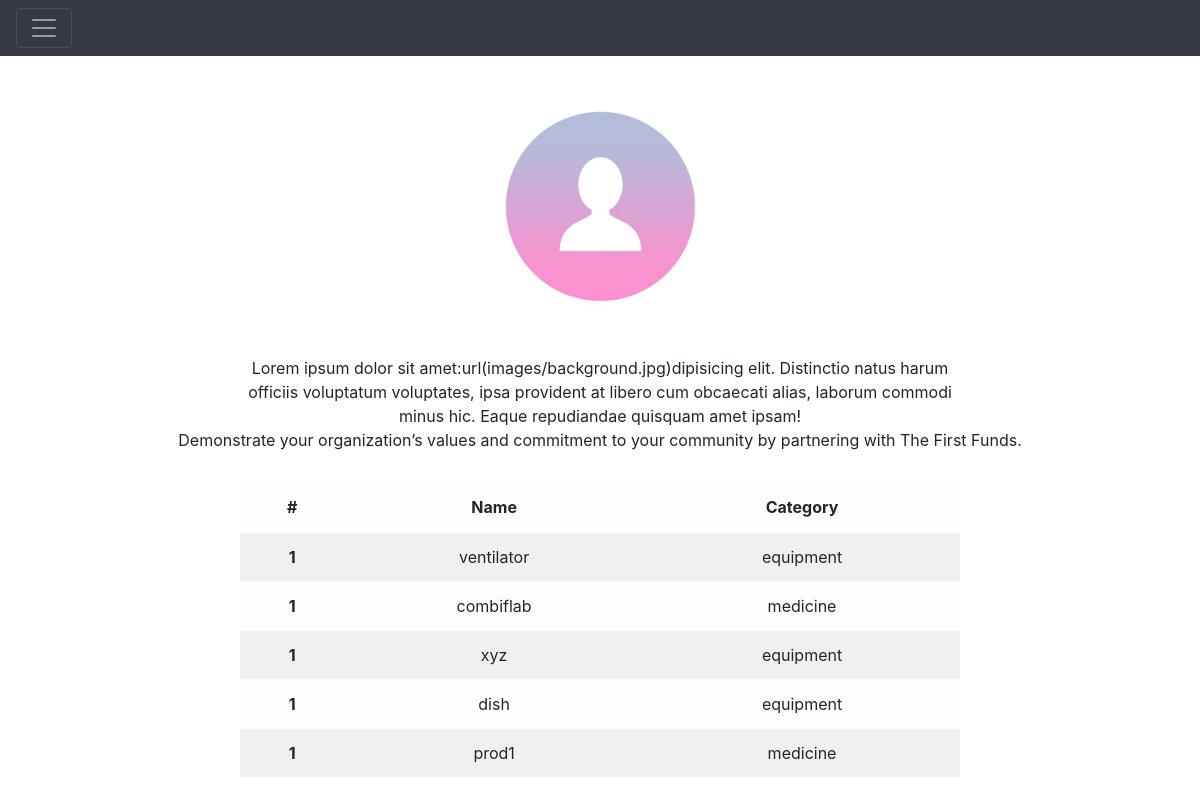
Page /main/tabular/5 (signed in) on the committed database.
### login/models.py (models this page shows, shortened)
class User(AbstractUser):
    is_ngo = models.BooleanField(default=False)
    is_donor = models.BooleanField(default=False)
    is_verified = models.BooleanField(default=False)

class Ngo(models.Model):
    ngo_name = models.CharField(max_length=200, null=True)
    user = models.OneToOneField(
        User, on_delete=models.CASCADE, primary_key=True, unique=True)
    contact_number = models.IntegerField(null=True)
    email = models.EmailField(max_length=200, null=True)
    address = models.CharField(max_length=500, null=True)
    state = models.CharField(max_length=200, null=True)
    logo = models.ImageField(null=True, blank=True, default='ngo.jpg')

### main/models.py (models this page shows, shortened)
class Requirements(models.Model):
    category = [
        ('medicine', 'medicine'),
        ('equipment', 'equipment'),
    ]
    ngo = models.ForeignKey(Ngo, on_delete=models.CASCADE)
    name = models.CharField(max_length=100)
    category = models.CharField(max_length=20, choices=category)
    initial_count = models.FloatField()
    donation_count = models.FloatField(default=0)

### main/views.py (the view)
# urls.py: path('tabular/<str:pk>', views.tabular, name='tabular'),
@ ngo_user_required
def tabular(request, pk):
    id = pk
    ngos = Ngo.objects.get(user_id=id)
    requirements = Requirements.objects.filter(ngo=ngos)
    context = {'id': id, 'requirements': requirements}
    return render(request, 'main/tabular.html', context)

### main/templates/main/tabular.html
{% extends 'main/admin.html' %}
{% block content %}
<section id="table">
    <table style="margin: 30px 20% 30px 20%; width:60%" class="table table-striped table-light">
        <thead>
            <tr>
                <th scope="col">#</th>
                <th scope="col">Name</th>
                <th scope="col">Category</th>
            </tr>
        </thead>
        <tbody>
            {% for requirement in requirements %}
            <tr>
                <th scope="row">1</th>
                <td>{{requirement.name}}</td>
                <td>{{requirement.category}}</td>
            </tr>
            {% endfor %}
        </tbody>
    </table>
</section>
{% endblock %}

### main/templates/main/admin.html (shortened to what this page needs)
<!DOCTYPE html>
<html lang="en">
<head>
    <link rel="stylesheet" href="https://stackpath.bootstrapcdn.com/bootstrap/4.5.2/css/bootstrap.min.css"
>
    <link rel="stylesheet" href="https://cdnjs.cloudflare.com/ajax/libs/animate.css/4.1.1/animate.min.css" />
</head>
<div class="pos-f-t">
    <nav class="navbar navbar-dark bg-dark">
        <button class="navbar-toggler" type="button" data-toggle="collapse" data-target="#navbarToggleExternalContent"
            aria-controls="navbarToggleExternalContent" aria-expanded="false" aria-label="Toggle navigation">
            <span class="navbar-toggler-icon"></span>
        </button>
    </nav>
</div>
<body style="text-align: center; justify-content: center; background: url(images/background.jpg);">
    <img style="height: 200px; width: 200px; margin-top: 50px;" src="{{request.user.ngo.logo.url}}"
        class="rounded mx-auto d-block" alt="...">
    <p style="margin: 50px 20% 0px 20%;"> Lorem ipsum dolor sit amet:url(images/background.jpg)dipisicing elit.
        Distinctio natus
        harum officiis voluptatum voluptates,
        ipsa provident at libero cum obcaecati alias, laborum commodi minus hic. Eaque repudiandae quisquam amet ipsam!
    </p> Demonstrate your organization’s values and commitment to your community by partnering with The First Funds.
    {% block content %}
    {% endblock %}
</body>
</html>

### rows in the picture
User: user.ngo.logo (picture)
Requirements: name "ventilator", category "equipment"
Requirements: name "combiflab", category "medicine"
Requirements: name "xyz", category "equipment"
Requirements: name "dish", category "equipment"
Requirements: name "prod1", category "medicine"
